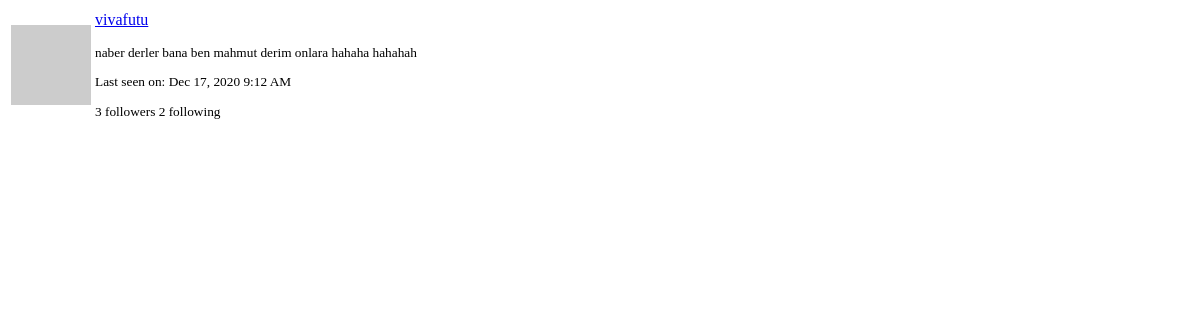
The page /user/vivafutu/popup (signed in) on the database as committed earlier.
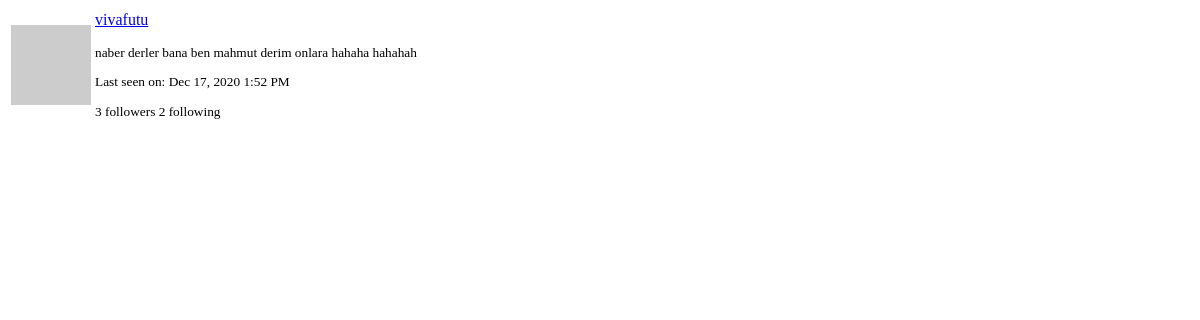
The same page on the database as committed later.
### app/models.py (models this page shows, shortened)
class User(UserMixin, db.Model):
    id = db.Column(db.Integer, primary_key=True)
    username = db.Column(db.String(64), index=True, unique=True)
    email = db.Column(db.String(120), index=True, unique=True)
    password_hash = db.Column(db.String(128))
    posts = db.relationship('Post', backref='author', lazy='dynamic')
    about_me = db.Column(db.String(160))
    last_seen = db.Column(db.DateTime, default=datetime.utcnow)
    followed = db.relationship(
        'User', secondary=followers,
        primaryjoin=(followers.c.follower_id == id),
        secondaryjoin=(followers.c.followed_id == id),
        backref=db.backref('followers', lazy='dynamic'), lazy='dynamic')
    def avatar(self, size):
        digest = md5(self.email.lower().encode('utf-8')).hexdigest()
        return 'https://www.gravatar.com/avatar/{}?d=identicon&s={}'.format(
            digest, size)

### app/main/routes.py (the view)
@bp.route('/user/<username>/popup')
@login_required
def user_popup(username):
    user = User.query.filter_by(username=username).first_or_404()
    form = EmptyForm()
    return render_template('user_popup.html', user=user, form=form)

### app/main/routes.py (called while the page is built)
@bp.before_app_request
def before_request():
    if current_user.is_authenticated:
        current_user.last_seen = datetime.utcnow()
        db.session.commit()
        g.search_form = SearchForm()

### app/models.py (called while the page is built)
@login.user_loader
def load_user(id):
    return User.query.get(int(id))

    @classmethod
    def before_commit(cls, session):
        session._changes = {
            'add': list(session.new),
            'update': list(session.dirty),
            'delete': list(session.deleted)
        }

    @classmethod
    def after_commit(cls, session):
        for obj in session._changes['add']:
            if isinstance(obj, SearchableMixin):
                add_to_index(obj.__tablename__, obj)
        for obj in session._changes['update']:
            if isinstance(obj, SearchableMixin):
                add_to_index(obj.__tablename__, obj)
        for obj in session._changes['delete']:
            if isinstance(obj, SearchableMixin):
                remove_from_index(obj.__tablename__, obj)
        session._changes = None

### app/templates/user_popup.html (shortened to what this page needs)
<table class="table">
    <tr>
        <td width="64" style="border: 0px;"><img src="{{ user.avatar(64) }}"></td>
        <td style="border: 0px;">
            <p><a class="lead" href="{{ url_for('main.user', username=user.username) }}">{{ user.username }}</a></p>
            <small>
                {% if user.about_me %}<p>{{ user.about_me }}</p>{% endif %}
                {% if user.last_seen %}
                <p>Last seen on: {{ moment(user.last_seen).format('lll') }}</p>
                {% endif %}
                <p>
                    {{ user.followers.count() }} followers
                    {{ user.followed.count() }} following
                </p>
            </small>
        </td>
    </tr>
</table>

Rows that differ between the two databases and show on the page:
changed User "vivafutu": last_seen "Dec 17, 2020 9:12 AM" → "Dec 17, 2020 1:52 PM"
